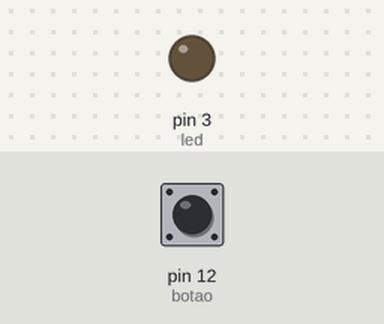
Bench run of a sketch on a simulated Arduino Uno, built with avr-gcc and run on an emulated ATmega328P. Parts: output pins drawn as LEDs (lit = HIGH). The inputs (shaded band) are chosen by the test bench; at power-on: pin 12 (botao) LOW.

Above: at 1.2 s.
1.3 s: pin 12 (botao) pulled HIGH for 0.15 s
At 1.37 s:
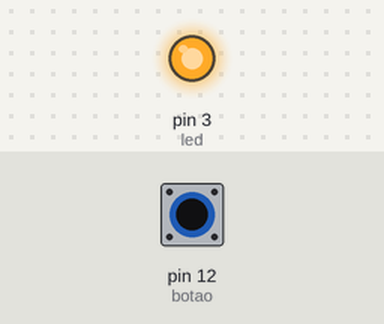
2.9 s: pin 12 (botao) pulled HIGH for 3.2 s
At 6.9 s:
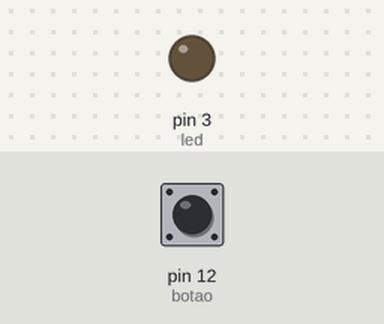
Timing chart, 0 to 8.4 s (numbered marks = the images above; inputs shaded):
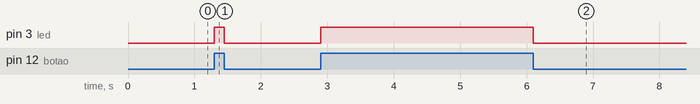

The sketch:

LigacaoBotao.ino
```cpp
int estadoBotao;
int botao = 12;
int led = 3;

void setup()
{
  pinMode(botao, INPUT);
  pinMode(led, OUTPUT);
}

void loop()
{
  estadoBotao = digitalRead(botao);

  if(estadoBotao == HIGH){
    digitalWrite(led, HIGH);
  }
  else{
    digitalWrite(led, LOW);
  }
}
```

Measured:
- after the input at 1.3 s, pin 3 (led): LOW → HIGH at once, → LOW 0.15 s later
- after the input at 2.9 s, pin 3 (led): LOW → HIGH at once, → LOW 3.2 s later
